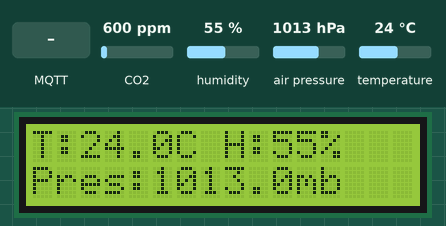
Simulated run of this sketch. Board: ESP8266 (NodeMCU). Shown: 16×2 character LCD. The inputs (shaded band) are chosen by the test bench; at power-on: CO2 600 ppm, humidity 55 %, air pressure 1013 hPa, temperature 24 °C. WiFi joins after 1.5 s; servers stay silent unless stated; no MQTT or app messages arrive unless stated.

Above: at 4.8 s.
4.9 s: MQTT message "on" arrives on the first subscribed topic
At 13.0 s:
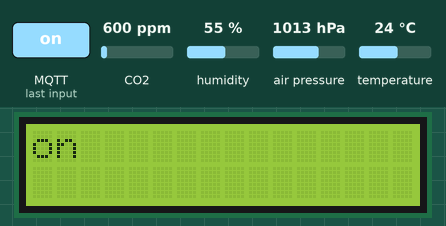
25.8 s: CO2 set to 673 ppm
At 33.1 s:
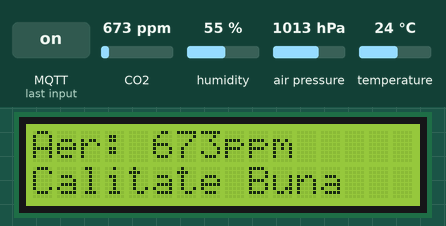
38.0 s: CO2 set to 733 ppm
At 45.6 s:
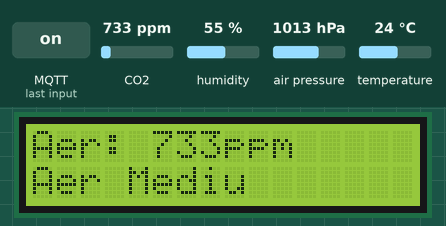
58.2 s: MQTT message "off" arrives on the first subscribed topic
At 62.0 s:
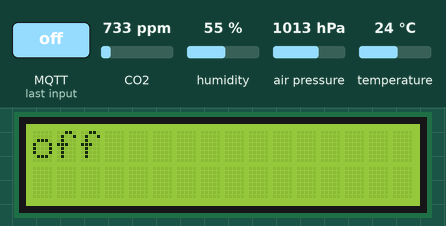
Timing chart, 0 to 63.5 s (numbered marks = the images above; inputs shaded):
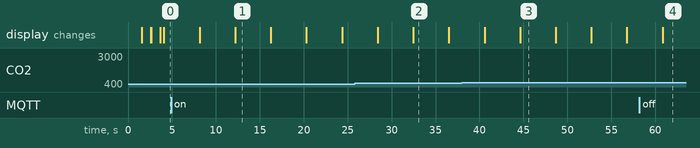

Measured:
- the behaviour switches between 699 and 700 ppm on CO2 (found by bisection; images 2 and 3)
- after the input at 4.9 s, the display: first differs from a run without the input after 7.3 s (image 1)
- after the input at 38.0 s, the display: first differs from a run without the input after 6.6 s (image 3)
- after the input at 58.2 s, the display: changes after 2.6 s (image 4)
- what the display in image 1 shows lasts 4.1 s, from 12.2 s to 16.3 s

The sketch:

home_project_air_q_only_mq135.ino
```cpp
#include <Wire.h>
#include <LiquidCrystal_I2C.h>
#include <Adafruit_AHTX0.h>
#include <Adafruit_BMP280.h>
#include <MQ135.h>
#include <ESP8266WiFi.h>
#include <PubSubClient.h>

// ── Config ─────────────────────────
const char* ssid = "Gradinariu_wifi24";
const char* password = "Gradinariu@net";
const char* mqtt_server = "192.168.50.64";
const char* mqtt_pub_topic = "read/sensor";
const char* mqtt_sub_topic = "home/sensor/cmd";

// ── Obiecte ────────────────────────
LiquidCrystal_I2C lcd(0x27, 16, 2);
Adafruit_AHTX0 aht;
Adafruit_BMP280 bmp;
MQ135 mq135(A0);
WiFiClient espClient;
PubSubClient mqtt(espClient);

// ── Variabile ──────────────────────
String mesajPi     = "";      // Buffer pentru mesajul brut primit prin MQTT
String mesajAfisare = "";     // Mesajul procesat care va fi afișat pe LCD
int    screen      = 0;       // Controlul ecranului (0, 1, 2)
int    scrollPg    = 0;       // Pagina curentă a mesajului MQTT
int    totalPages  = 0;       // Total pagini calculate pentru mesaj
unsigned long lastMs = 0;     // Timer pentru schimbarea ecranelor

// ── MQTT callback ─────────────────
void mqttCallback(char* topic, byte* payload, unsigned int length) {
  mesajPi = "";
  for (int i = 0; i < length; i++) {
    mesajPi += (char)payload[i];
  }
}

// ── MQTT connect ──────────────────
void connectMQTT() {
  while (!mqtt.connected()) {
    lcd.clear();
    lcd.print("MQTT...");
    if (mqtt.connect("NodeMCU_Display")) {
      mqtt.subscribe(mqtt_sub_topic);
      lcd.clear();
      lcd.print("MQTT OK");
      delay(1000);
      lcd.clear();
    } else {
      delay(2000);
    }
  }
}

// ── Build page pentru scroll ──────
String buildPage(String text, int page, int width) {
  int len = text.length();
  int index = 0;
  int currentPage = 0;

  while (index < len) {
    int end = index + width;
    if (end >= len) end = len;
    if (end < len && text[end] != ' ') {
      int back = end;
      while (back > index && text[back] != ' ') back--;
      if (back > index) end = back;
    }
    if (currentPage == page) {
      String result = text.substring(index, end);
      while ((int)result.length() < width) result += " ";
      return result;
    }
    index = end + 1;
    currentPage++;
  }
  return "                ";
}

// ── Setup ─────────────────────────
void setup() {
  Serial.begin(115200);
  Wire.begin(4, 5);

  lcd.init();
  lcd.backlight();

  aht.begin();
  if (!bmp.begin(0x76) && !bmp.begin(0x77)) {
    Serial.println("BMP280 negasit!");
    while (1);
  }

  WiFi.begin(ssid, password);
  lcd.print("WiFi...");
  while (WiFi.status() != WL_CONNECTED) delay(500);
  lcd.clear();
  lcd.print("WiFi OK");
  delay(1000);

  mqtt.setServer(mqtt_server, 1883);
  mqtt.setCallback(mqttCallback);
  connectMQTT();
}

// ── Loop ──────────────────────────
void loop() {
  if (!mqtt.connected()) connectMQTT();
  mqtt.loop();

  // ── 1. Citire senzori ──
  sensors_event_t humidity, temp;
  aht.getEvent(&humidity, &temp);
  float presiune = bmp.readPressure() / 100.0F;
  float ppm = mq135.getCorrectedPPM(temp.temperature, humidity.relative_humidity);

  // ── 2. Publicare date prin MQTT (la 10 secunde) ──
  static unsigned long lastMqttPublish = 0;
  if (millis() - lastMqttPublish >= 10000) {
    char payload[128];
    snprintf(payload, sizeof(payload),
      "{\"temp\":%.1f,\"hum\":%.0f,\"pres\":%.1f,\"ppm\":%.0f}",
      temp.temperature, humidity.relative_humidity, presiune, ppm);
    mqtt.publish(mqtt_pub_topic, payload);
    lastMqttPublish = millis();
  }

  // ── 3. Procesare mesaj nou primit ──
  if (mesajPi.length() > 0) {
    mesajAfisare = mesajPi;
    mesajPi = ""; // Eliberăm bufferul

    // Calculăm câte pagini (perechi de 2 linii) are mesajul
    int totalLinii = 0;
    int idx = 0;
    while (idx < mesajAfisare.length()) {
      int end = idx + 16;
      if (end >= mesajAfisare.length()) end = mesajAfisare.length();
      if (end < mesajAfisare.length() && mesajAfisare[end] != ' ') {
        int back = end;
        while (back > idx && mesajAfisare[back] != ' ') back--;
        if (back > idx) end = back;
      }
      idx = end + 1;
      totalLinii++;
    }
    totalPages = (totalLinii + 1) / 2;
    scrollPg = 0;
  }

  // ── 4. Schimbare automată ecrane (la fiecare 4 secunde) ──
  if (millis() - lastMs >= 4000) {
    lastMs = millis();
    lcd.clear();

    if (screen == 0) {
      // ECRAN 1: Temperatură, Umiditate, Presiune
      lcd.setCursor(0, 0);
      lcd.print("T:"); lcd.print(temp.temperature, 1);
      lcd.print("C H:"); lcd.print(humidity.relative_humidity, 0); lcd.print("%");
      lcd.setCursor(0, 1);
      lcd.print("Pres:"); lcd.print(presiune, 1); lcd.print("mb");

      screen = 1;
    }
    else if (screen == 1) {
      // ECRAN 2: Calitatea Aerului
      lcd.setCursor(0, 0);
      lcd.print("Aer: "); lcd.print(ppm, 0); lcd.print("ppm");
      lcd.setCursor(0, 1);
      if (ppm < 400)      lcd.print("Excelent");
      else if (ppm < 700) lcd.print("Calitate Buna");
      else if (ppm < 1000)lcd.print("Aer Mediu");
      else                lcd.print("Poluat/Slab");

      // Dacă există un mesaj MQTT, mergem la ecranul 2, altfel reluăm de la 0
      if (mesajAfisare.length() > 0) screen = 2;
      else screen = 0;
    }
    else if (screen == 2) {
      // ECRAN 3: Afișare Mesaj MQTT (paginat)
      lcd.setCursor(0, 0);
      lcd.print(buildPage(mesajAfisare, scrollPg * 2, 16));
      lcd.setCursor(0, 1);
      lcd.print(buildPage(mesajAfisare, scrollPg * 2 + 1, 16));

      scrollPg++;

      // Dacă am terminat toate paginile mesajului, revenim la Ecranul 1
      if (scrollPg >= totalPages) {
        screen = 0;
        scrollPg = 0;
        // mesajAfisare = ""; // Opțional: șterge mesajul după ce a fost afișat complet o dată
      }
    }
  }
}
```
